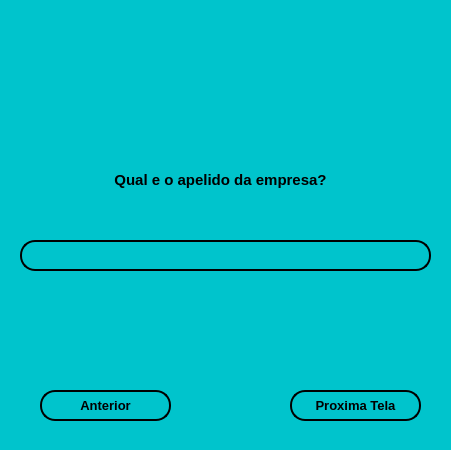
<?xml version="1.0" encoding="UTF-8"?>
<ui version="4.0">
 <class>MainWindow</class>
 <widget class="QMainWindow" name="MainWindow">
  <property name="geometry">
   <rect>
    <x>0</x>
    <y>0</y>
    <width>451</width>
    <height>450</height>
   </rect>
  </property>
  <property name="font">
   <font>
    <pointsize>12</pointsize>
    <weight>75</weight>
    <bold>true</bold>
   </font>
  </property>
  <property name="windowTitle">
   <string>MainWindow</string>
  </property>
  <property name="styleSheet">
   <string notr="true">background-color: #00c4cc;</string>
  </property>
  <widget class="QWidget" name="centralwidget">
   <widget class="QPushButton" name="antl">
    <property name="geometry">
     <rect>
      <x>40</x>
      <y>390</y>
      <width>131</width>
      <height>31</height>
     </rect>
    </property>
    <property name="font">
     <font>
      <pointsize>10</pointsize>
      <weight>75</weight>
      <bold>true</bold>
     </font>
    </property>
    <property name="styleSheet">
     <string notr="true">background-color: #00c4cc;
border-radius:15px;
border-style:outset;
border-width:2px;
border-color:black;</string>
    </property>
    <property name="text">
     <string>Anterior</string>
    </property>
   </widget>
   <widget class="QPushButton" name="pt">
    <property name="geometry">
     <rect>
      <x>290</x>
      <y>390</y>
      <width>131</width>
      <height>31</height>
     </rect>
    </property>
    <property name="font">
     <font>
      <pointsize>10</pointsize>
      <weight>75</weight>
      <bold>true</bold>
     </font>
    </property>
    <property name="styleSheet">
     <string notr="true">background-color: #00c4cc;
border-radius:15px;
border-style:outset;
border-width:2px;
border-color:black;</string>
    </property>
    <property name="text">
     <string>Proxima Tela</string>
    </property>
   </widget>
   <widget class="QLabel" name="label_2">
    <property name="geometry">
     <rect>
      <x>10</x>
      <y>150</y>
      <width>421</width>
      <height>61</height>
     </rect>
    </property>
    <property name="text">
     <string>&lt;html&gt;&lt;head/&gt;&lt;body&gt;&lt;p align=&quot;center&quot;&gt;&lt;span style=&quot; font-size:11pt; font-weight:600;&quot;&gt;Qual e o apelido da empresa?&lt;/span&gt;&lt;/p&gt;&lt;/body&gt;&lt;/html&gt;</string>
    </property>
   </widget>
   <widget class="QLabel" name="label_3">
    <property name="geometry">
     <rect>
      <x>30</x>
      <y>20</y>
      <width>351</width>
      <height>121</height>
     </rect>
    </property>
    <property name="text">
     <string/>
    </property>
    <property name="pixmap">
     <pixmap>LOGO.png</pixmap>
    </property>
   </widget>
   <widget class="QLineEdit" name="nomel">
    <property name="geometry">
     <rect>
      <x>20</x>
      <y>240</y>
      <width>411</width>
      <height>31</height>
     </rect>
    </property>
    <property name="font">
     <font>
      <pointsize>12</pointsize>
      <weight>75</weight>
      <bold>true</bold>
     </font>
    </property>
    <property name="styleSheet">
     <string notr="true">background-color: #00c4cc;
border-radius:15px;
border-style:outset;
border-width:2px;
border-color:black;</string>
    </property>
   </widget>
  </widget>
  <action name="actionABRIR">
   <property name="text">
    <string>ABRIR</string>
   </property>
  </action>
 </widget>
 <resources/>
 <connections/>
</ui>
